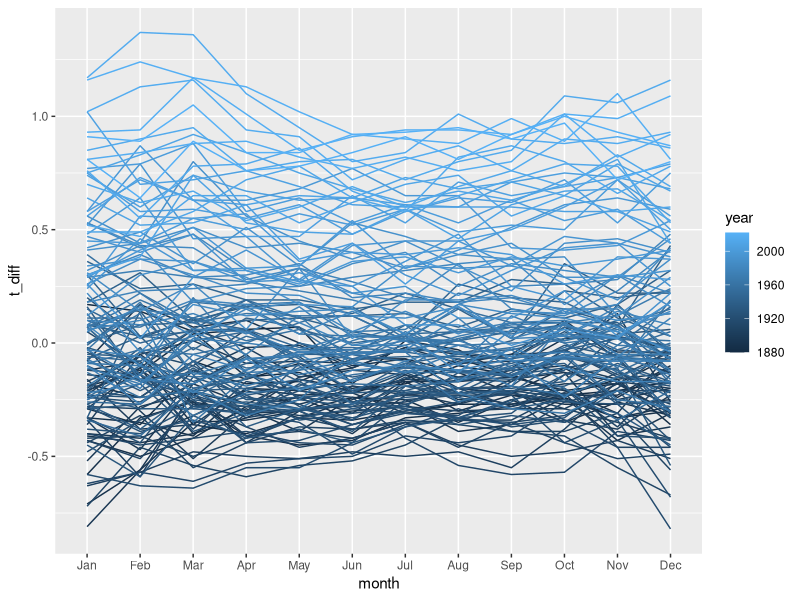
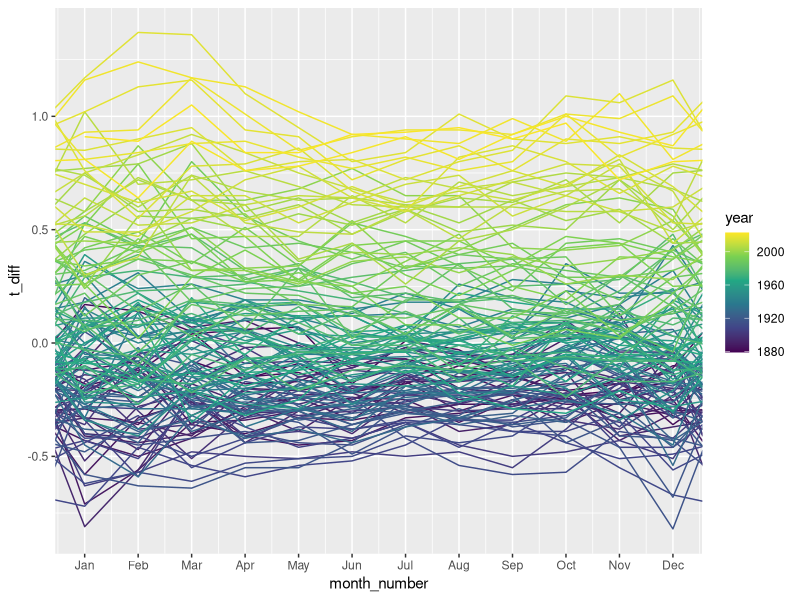

Source code (R) for these figures, in order:
library(tidyverse)

# 1. First plot
t_diff <- 
  read_csv("data/GLB.Ts+dSST.csv", skip = 1, na = "***") %>% #load CSV file, skip 1st rows, na value in the data is "***"
  select(year = Year, month.abb) %>% #month.abb is constant R build-in. which is the same as our datatype
  # Tidy dataframe by converting month in 1 column accept for year
  #Pivot dataframe for all columns except for year column, Give a name of month column
  pivot_longer(-year, names_to = "month", values_to = "t_diff") %>%
  drop_na() %>% #Ignore NA value
  mutate(month = factor(month, levels = month.abb)) #Order months into numerical order rather than alphabit order, define month as a factor
  
  
t_diff %>%
  ggplot(aes(x = month, y = t_diff, group = year, color = year)) +
  geom_line()

# 2. Second plot: There are data in preceding year and next year.
# Need to create 3 separated dataframes

t_diff <- 
  read_csv("data/GLB.Ts+dSST.csv", skip = 1, na = "***") %>% #load CSV file, skip 1st rows
  select(year = Year, month.abb) %>% #month.abb is constant R build-in. which is the same as our datatype
  # Tidy dataframe by converting month in 1 column accept for year
  #Pivot dataframe for all columns except for year column, Give a name of month column
  pivot_longer(-year, names_to = "month", values_to = "t_diff") %>%
  drop_na() #Ignore NA value
  

# Create 3 Separated dataframe
# Create dataframe for preceding December
last_dec <-
  t_diff %>%
  filter(month == "Dec") %>% #Filter December
  mutate(year = year - 1,   #Calculate preceding year by using the original data
         month = "last_Dec") #Rename Dec to last_Dec

#Create dataframe for next Jan
next_jan <-
  t_diff %>%
  filter(month == "Jan") %>% #Filter January
  mutate(year = year + 1,    # Add extra year
         month = "next_Jan") # Rename it

#Combine 3 dataframes
bind_rows(last_dec,t_diff,next_jan) %>%
  mutate(month = factor(month, levels = c("last_Dec", month.abb, "next_Jan")), #Order months into numerical order rather than alphabet order, define month as a factor
         month_number = as.numeric(month)-1) %>% #Change the scale in x axis to number from 0-13. Factor is a vector of character. It is stored as an order. We use as.numeric to return factor to number
  ggplot(aes(x = month_number, y = t_diff, group = year, color = year)) +
  geom_line()+
  scale_x_continuous(breaks = 1:12, #Set x axis and its coordinator
                     labels = month.abb) +
  scale_color_viridis_c()+ #Change the color to continuous scale
  coord_cartesian(xlim = c(1,12))
